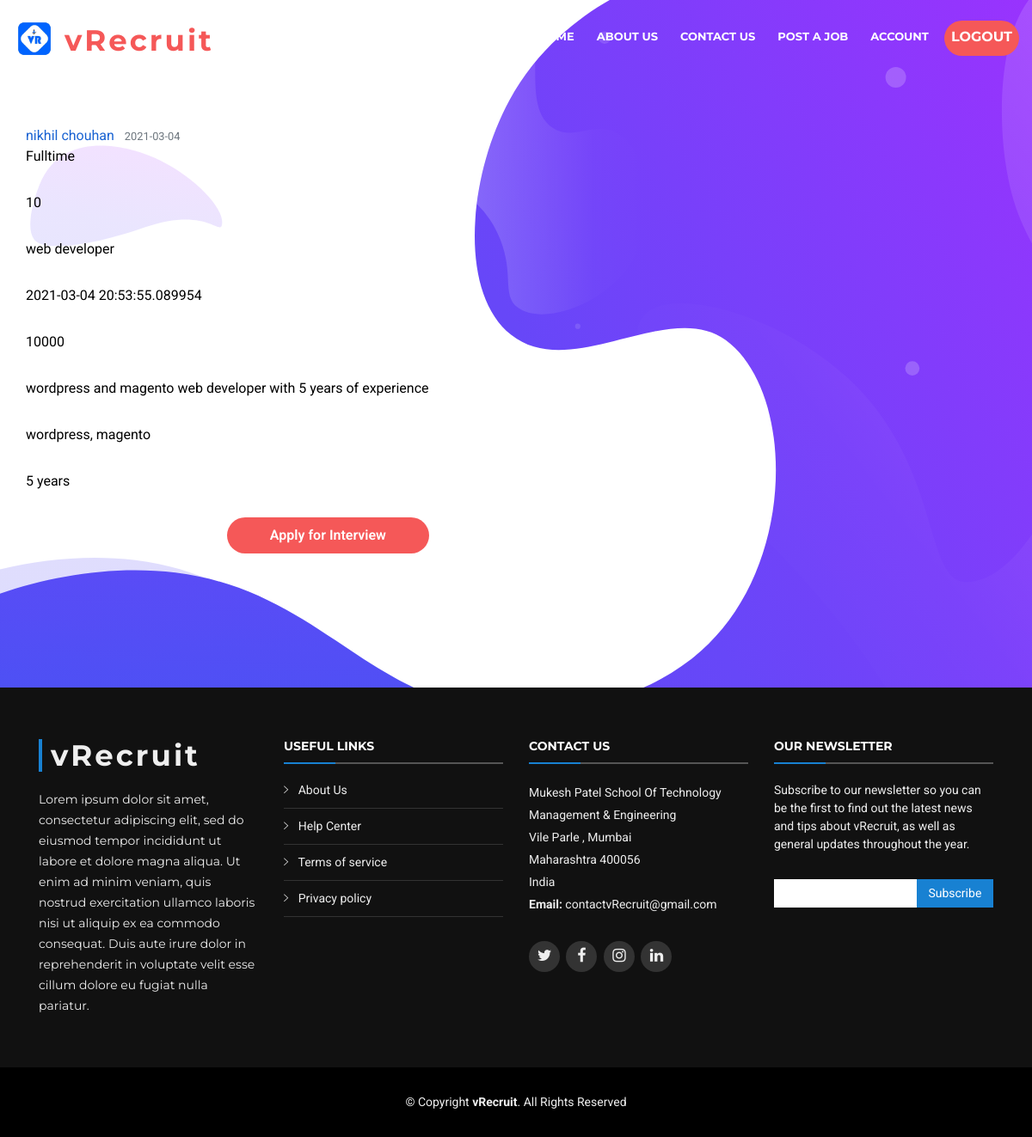
/post/1, run on the app's committed database.
### vrecruit/models.py (models this page shows, shortened)
class User(db.Model, UserMixin):
    id = db.Column(db.Integer, primary_key=True)
    email = db.Column(db.String(120), unique=True, nullable=False)
    password = db.Column(db.String(60), nullable=False)
    your_name = db.Column(db.String(120), nullable=False)
    user_type = db.Column(db.String(120), nullable=False)
    new_acc = db.Column(db.Boolean, default=True)
    contact_number = db.Column(db.Integer, nullable=False)
    posts = db.relationship('PostJob', backref='author', lazy=True)

class PostJob(db.Model):
    id = db.Column(db.Integer, primary_key=True)
    job_type = db.Column(db.String(100), nullable=False)
    no_of_openings = db.Column(db.Integer, nullable=False)
    job_profile = db.Column(db.String(100), nullable=False)
    date_posted = db.Column(db.DateTime, nullable=False, default=datetime.utcnow)
    job_stipend = db.Column(db.Integer, nullable=False)
    job_description = db.Column(db.Text, nullable=False)
    skills_required = db.Column(db.Text, nullable=False)
    job_experience = db.Column(db.Text, nullable=False)
    user_id = db.Column(db.Integer, db.ForeignKey('user.id'), nullable=False)

### vrecruit/routes.py (the view)
@app.route("/post/<int:post_id>")
def post(post_id):
    post = PostJob.query.get_or_404(post_id)
    return render_template('post.html', post=post)

### vrecruit/templates/post.html (shortened to what this page needs)
{% extends "layout/layout_employer.html" %}
{% block content %}
  <section id="intro">
    <div class="page-hero-section bg-image hero-home-2" style="background-image: url({{ url_for('static', filename='img/background-1/bg_hero_1.svg') }}">
      <div class="hero-caption">
        <div class="container fg-white h-100">
          <div class="row align-items-center h-100">
          <article class="media content-section" >
                        <div class="media-body">
                  <div class="article-metadata">
                    <a class="mr-2" href="{{ url_for('user_posts', email=post.author.email) }}">{{ post.author.your_name }}</a>
                    <small class="text-muted" >{{ post.date_posted.strftime('%Y-%m-%d') }}</small>
                  </div>
                  <p class="article-content" style="color: black;">{{ post.job_type }}</p>
                  <p class="article-content" style="color: black;">{{ post.no_of_openings }}</p>
                  <p class="article-content" style="color: black;">{{ post.job_profile }}</p>
                  <p class="article-content" style="color: black;">{{ post.date_posted }}</p>
                  <p class="article-content" style="color: black;">{{ post.job_stipend }}</p>
                  <p class="article-content" style="color: black;">{{ post.job_description }}</p>
                  <p class="article-content" style="color: black;">{{ post.skills_required}}</p>
                  <p class="article-content" style="color: black;">{{ post.job_experience }}</p>
                  <a class="btn btn-outline-info  btnRegister1"  href="{{ url_for('interview_screen') }}">Apply for Interview</a>
                </div>
          </article>
    </div>
    </div>
  </div>
  </div>
  </section>
{% endblock content %}

### vrecruit/static/css/style_employer.css (style rules this page uses)
body { background: #fff; color: #666666; font-family: "Roboto", sans-serif; }
a { color:#1862d2; transition: 0.5s; }
p { padding: 0; margin: 0 0 30px 0; }
.page-hero-section { position: relative; height: 100vh; }
.page-hero-section .hero-caption { height: 100%; }
.bg-image { background-size: cover; background-position: center center; background-repeat: no-repeat; }

### vrecruit/templates/post.html (style rules this page uses)
#intro .btnRegister1 { float: right; border: none; border-radius: 1.5rem; padding: 2%; background: #f55858; color: #fff; font-weight: 600; width: 50%; cursor: pointer; margin-bottom: 10px; }

### data on the page
User: author.your_name "nikhil chouhan"
PostJob: date_posted "2021-03-04", job_type "Fulltime", no_of_openings "10", job_profile "web developer", date_posted "2021-03-04 20:53:55.089954", job_stipend "10000", job_description "wordpress and magento web developer with 5 years of experience", skills_required "wordpress, magento", job_experience "5 years"
